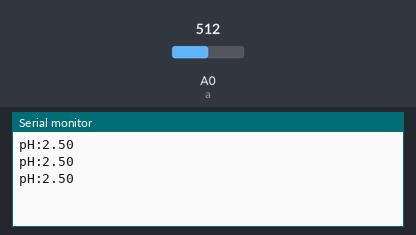
Bench run of a sketch on a simulated Arduino Uno, built with avr-gcc and run on an emulated ATmega328P. Parts: the last lines printed to the serial monitor. The test bench sets the inputs (shaded band); at power-on: A0 (a) = 512.

Above: at 1.3 s.
1.4 s: A0 (a) set to 716
At 1.9 s:
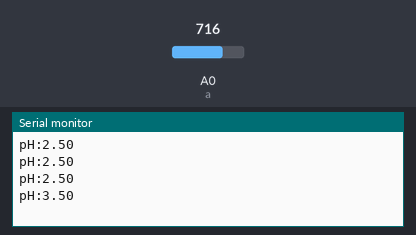
2.9 s: A0 (a) set to 900
At 3.4 s:
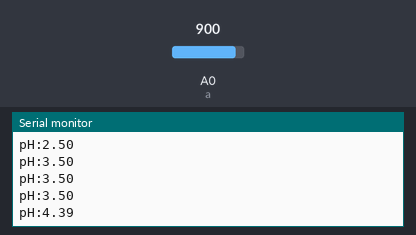
Timing chart, 0 to 5.9 s (numbered marks = the images above; inputs shaded):
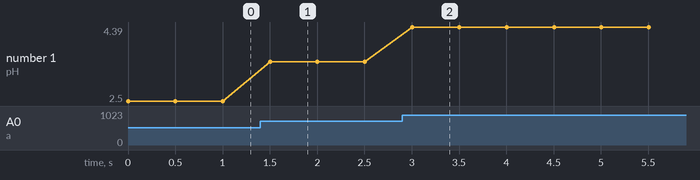

The sketch:

PH_Calibration.ino
```cpp
float a = A0;
float aRead;
void setup() {
  // put your setup code here, to run once:
Serial.begin(9600);
pinMode(a,INPUT);
}

void loop() {
  // put your main code here, to run repeatedly:
aRead = analogRead(a) ;
float volt = aRead * 5.0 / 1024;
Serial.print("pH:");
Serial.println(volt);
delay(500);
}
```

Measured:
- after the input at 1.4 s, the serial monitor: prints a new line after 0.10 s (image 1)
- after the input at 2.9 s, the serial monitor: prints a new line after 0.10 s (image 2)
- plotted number 1: 2.5 → 3.5 after the input at 1.4 s, 3.5 → 4.39 after the input at 2.9 s
